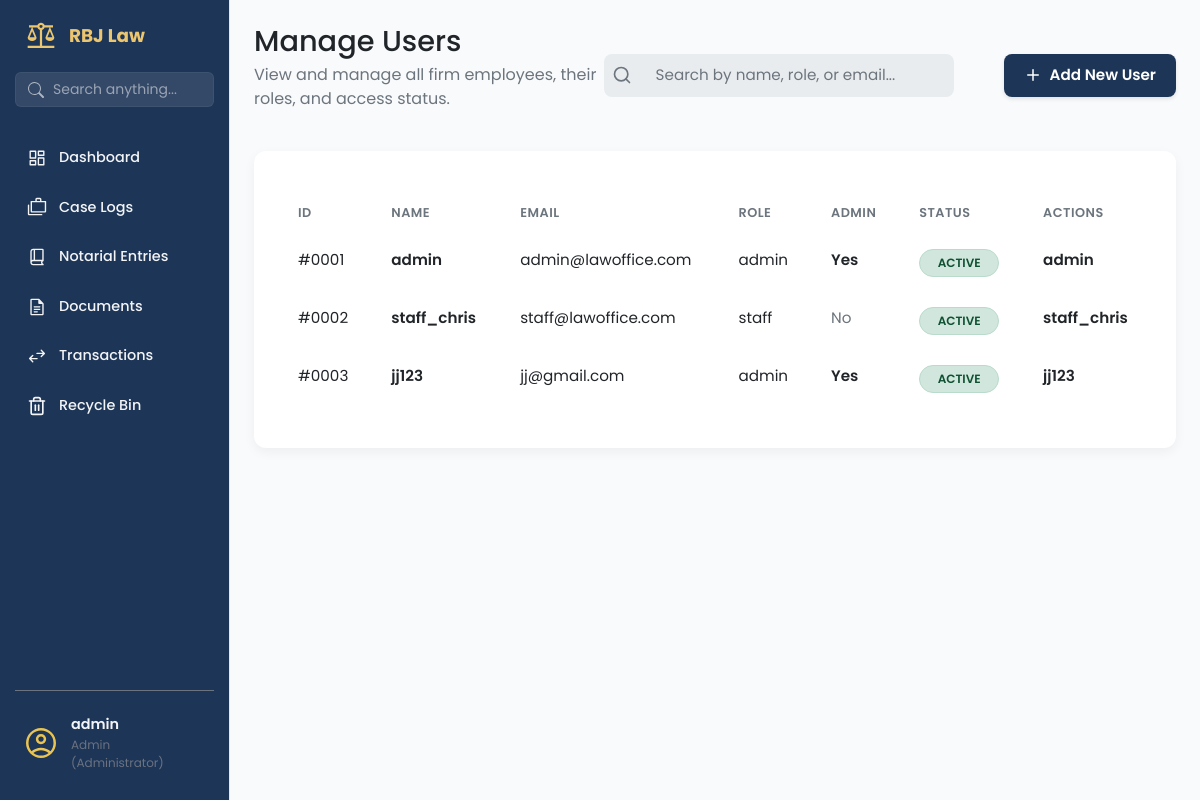
Page /admin/users (signed in) on the committed database.
### app/models/user_model.py (models this page shows, shortened)
class User(UserMixin, db.Model):
    __tablename__ = 'users'
    id = db.Column(db.Integer, primary_key=True)
    username = db.Column(db.String(80), unique=True, nullable=False, index=True)
    email = db.Column(db.String(120), unique=True, nullable=False)
    password_hash = db.Column(db.String(128), nullable=False)
    contact_number = db.Column(db.String(20), nullable=True)
    first_name = db.Column(db.String(100), nullable=True)
    middle_name = db.Column(db.String(100), nullable=True)
    last_name = db.Column(db.String(100), nullable=True)
    birth_date = db.Column(db.Date, nullable=True)
    gender = db.Column(db.String(20), nullable=True)
    address = db.Column(db.String(255), nullable=True)
    role = db.Column(db.String(50), default='attorney', nullable=False)
    is_active = db.Column(db.Boolean, default=True, nullable=False)
    is_admin = db.Column(db.Boolean, default=False, nullable=False)
    created_at = db.Column(db.DateTime, default=datetime.utcnow)
    updated_at = db.Column(db.DateTime, default=datetime.utcnow, onupdate=datetime.utcnow)

### app/routes/admin_profile_routes.py (the view)
@admin_bp.route('/users')
@login_required
def manage_users_page():
    if not current_user.is_admin:
        abort(403) # Forbidden
    users = get_all_users()
    return render_template('manage_users.html', users=users)

### app/services/user_service.py (called while the page is built)
def get_all_users():
    try:
        return User.query.all()
    except SQLAlchemyError as e:
        logging.error(f"Error fetching all users: {e}")
        return []

### app/templates/manage_users.html (shortened to what this page needs)
{% extends 'base.html' %}
{% block content %}
<main class="dashboard-content">
    <header class="dashboard-header">
        <div>
            <h1>Manage Users</h1>
            <p>View and manage all firm employees, their roles, and access status.</p>
        </div>
        <div class="dashboard-actions" style="display: flex; justify-content: space-between; flex-shrink: 0; gap: 50px;">
            <div class="search-bar">
                <svg class="search-bar__icon" xmlns="http://www.w3.org/2000/svg" width="20" height="20"
                    viewBox="0 0 24 24" fill="none" stroke="currentColor" stroke-width="2" stroke-linecap="round"
                    stroke-linejoin="round">
                    <circle cx="11" cy="11" r="8"></circle>
                    <line x1="21" y1="21" x2="16.65" y2="16.65"></line>
                </svg>
                <input class="search-bar__input" type="text" placeholder="Search by name, role, or email...">
            </div>
            <a href="{{ url_for('admin.add_new_user') }}" class="btn btn-primary">
                <svg class="btn-icon-left" xmlns="http://www.w3.org/2000/svg" viewBox="0 0 24 24" fill="none"
                    stroke="currentColor" stroke-width="2" stroke-linecap="round" stroke-linejoin="round">
                    <line x1="12" y1="5" x2="12" y2="19"></line>
                    <line x1="5" y1="12" x2="19" y2="12"></line>
                </svg>
                Add New User</a>
        </div>
    </header>
    <section class="content-section">
        <div class="data-card">
            <div class="table-wrapper">
                <table class="table user-table">
                    <colgroup>
                        <col class="col-id">
                        <col class="col-name">
                        <col class="col-email">
                        <col class="col-role">
                        <col class="col-admin">
                        <col class="col-status">
                        <col class="col-actions">
                    </colgroup>
                    <thead>
                        <tr>
                            <th>ID</th>
                            <th>Name</th>
                            <th>Email</th>
                            <th>Role</th>
                            <th>Admin</th>
                            <th>Status</th>
                            <th>Actions</th>
                        </tr>
                    </thead>
                    <tbody>
                        {% for user in users %}
                        <tr>
                            <td>#{{ '%04d' | format(user.id) }}</td>
                            <td>
                                <a href="{{ url_for('admin.edit_user', user_id=user.id) }}" class="table-link">{{
                                    user.username }}</a>
                            </td>
                            <td>{{ user.email }}</td>
                            <td>{{ user.role }}</td>
                            <td>
                                {% if user.is_admin %}
                                <span style="color: var(--color-success); font-weight: 600;">Yes</span>
                                {% else %}
                                <span style="color: var(--color-text-secondary);">No</span>
                                {% endif %}
                            </td>
                            <td>
                                {% if user.is_active %}
                                <span class="status-tag status-tag--active">Active</span>
                                {% else %}
                                <span class="status-tag status-tag--inactive">Inactive</span>
                                {% endif %}
                            </td>
                            <td>
                                <a href="{{ url_for('admin.edit_user', user_id=user.id) }}" class="table-link">{{
                                    user.username }}</a>
                            </td>
                        </tr>
                        {% endfor %}
                    </tbody>
                </table>
            </div>
        </div>
    </section>
</main>
{% endblock content %}

### app/templates/base.html (shortened to what this page needs)
<!DOCTYPE html>
<html lang="en">
<head>
    <link rel="stylesheet" href="{{ url_for('static', filename='vendor/bootstrap/css/bootstrap.min.css') }}">
    <link rel="stylesheet" href="{{ url_for('static', filename='css/main.css') }}">
    <link rel="stylesheet" href="{{ url_for('static', filename='css/sidebar.css') }}">
</head>
<body>
    <aside class="sidebar">
        <div class="sidebar-header">
            <img src="{{ url_for('static', filename='img/scales-of-justice.svg') }}" alt="logo" class="logo-img">
            <h2>RBJ Law</h2>
        </div>
        <div class="sidebar-search">
            <form action="{{ url_for('search.search_page') }}" method="GET">
                <div class="input-group">
                    <span class="input-group-text bg-transparent border-0 pe-0">
                    </span>
                    <input type="text" name="q" class="form-control" placeholder="Search anything..."
                        aria-label="Search" value="{{ request.args.get('q', '') }}">
                </div>
            </form>
        </div>
        <ul class="sidebar-links">
            <li>
                <a href="{{ url_for('dashboard.dashboard_page') }}"
                    class="{{ 'active' if 'dashboard' in request.endpoint else '' }}">
                    <span class="icon-wrapper"><img src="{{ url_for('static', filename='img/dashboard.svg') }}"
                            alt=""></span>
                    Dashboard
                </a>
            </li>
            {% if current_user.is_authenticated and (current_user.is_admin or current_user.role == 'admin') %}
            <li>
                <a href="{{ url_for('case.list_cases') }}" class="{{ 'active' if 'case' in request.endpoint else '' }}">
                    <span class="icon-wrapper"><img src="{{ url_for('static', filename='img/cases.svg') }}"
                            alt=""></span>
                    Case Logs
                </a>
            </li>
            {% endif %}
            {% if current_user.is_authenticated and current_user.role in ['admin', 'staff'] %}
            <li>
                <a href="{{ url_for('notarial_entries.notarial_entries_page') }}"
                    class="{{ 'active' if 'notarial' in request.endpoint else '' }}">
                    <span class="icon-wrapper"><img src="{{ url_for('static', filename='img/book.svg') }}"
                            alt=""></span>
                    Notarial Entries
                </a>
            </li>
            {% endif %}
            {% if current_user.is_authenticated and current_user.role in ['admin', 'staff'] %}
            <li>
                <a href="{{ url_for('documents.documents_page') }}"
                    class="{{ 'active' if 'documents' in request.endpoint else '' }}">
                    <span class="icon-wrapper"><img src="{{ url_for('static', filename='img/documents.svg') }}"
                            alt=""></span>
                    Documents
                </a>
            </li>
            {% endif %}
            {% if current_user.is_authenticated and current_user.role in ['admin', 'staff'] %}
            <li>
                <a href="{{ url_for('transaction.transactions_page') }}"
                    class="{{ 'active' if 'transaction' in request.endpoint else '' }}">
                    <span class="icon-wrapper"><img src="{{ url_for('static', filename='img/transaction.svg') }}"
                            alt=""></span>
                    Transactions
                </a>
            </li>
            {% endif %}
            <li>
                <a href="{{ url_for('recycle.recycle_bin_page') }}"
                    class="{{ 'active' if 'recycle' in request.endpoint else '' }}">
                    <span class="icon-wrapper">
                    </span>
                    Recycle Bin
                </a>
            </li>
        </ul>
        <div class="sidebar-footer">
            <button class="avatar-btn" id="avatarBtn">
                <img src="{{ url_for('static', filename='img/avatar.svg') }}" alt="User Avatar">
                <div class="user-info">
                    <span class="user-name">
                        {{ current_user.username }}
                    </span>
                    <span class="user-role">
                        {{ current_user.role|title }}
                        {% if current_user.is_admin %} (Administrator){% endif %}
                    </span>
                </div>
            </button>
        </div>
    </aside>
    <div class="page-container">
        {% block content %}
        {% endblock %}
    </div>
</body>
</html>

### app/static/css/main.css (style rules this page uses)
.status-tag { display: inline-block; padding: 4px 10px; border-radius: 20px; font-size: 0.75rem; font-weight: 600; text-transform: uppercase; }
.status-tag--active { background-color: #d1e7dd; color: #0f5132; border: 1px solid #badbcc; }

### app/static/css/components/sidebar.css (style rules this page uses)
:root { --sidebar-width: 230px; --color-royal-blue: #1D3557; --color-gold: #ecc56f; --color-text-dark: #374151; --color-text-gray: #6b7280; --color-bg-white: #ffffff; --color-hover-gray: #f3f4f6; }
body { min-height: 100vh; background-color: #f9fafb; margin: 0; }
.sidebar { display: flex; position: fixed; flex-direction: column; top: 0; left: 0; height: 100%; width: var(--sidebar-width); background-color: var(--color-royal-blue); padding: 20px 15px; border-right: 1px solid #e5e7eb; z-index: 1000; }
.sidebar-header { display: flex; align-items: center; margin-bottom: 20px; padding: 0 10px; }
.sidebar-header img { width: 32px; height: auto; }
.sidebar-header h2 { font-size: 1.15rem; font-weight: 700; color: var(--color-gold); margin: 0 0 0 12px; }
.sidebar-links { list-style: none; padding: 0; margin: 0; display: flex; flex-direction: column; gap: 8px; }
.sidebar-links li { position: relative; }
.sidebar-links li a, .submenu-toggle { display: flex; align-items: center; gap: 12px; color: var(--color-hover-gray); font-weight: 500; padding: 10px 12px; border-radius: 8px; text-decoration: none; transition: all 0.2s ease; width: 100%; background: none; border: none; font-size: 0.9rem; }
.icon-wrapper { display: flex; align-items: center; justify-content: center; width: 20px; height: 20px; }
.sidebar-links li a img, .submenu-toggle img { width: 20px; height: 20px; transition: filter 0.2s; }
.sidebar-footer { margin-top: auto; position: relative; padding-top: 15px; border-top: 1px solid var(--color-text-gray) }
.avatar-btn { display: flex; align-items: center; gap: 12px; background: none; border: none; cursor: pointer; width: 100%; padding: 8px; border-radius: 8px; text-align: left; transition: all 0.2s ease; }
.avatar-btn img { width: 36px; height: 36px; border-radius: 50%; object-fit: cover; }
.user-info { display: flex; flex-direction: column; }
.user-name { font-size: 0.9rem; font-weight: 600; color: var(--color-hover-gray); transition: color 0.2s ease; }
.user-role { font-size: 0.75rem; color: var(--color-text-gray); transition: color 0.2s ease; }
.sidebar-search { margin-bottom: 30px; }
.sidebar-search input { background: transparent !important; border: none !important; color: #fff !important; font-size: 0.9rem; box-shadow: none !important; padding-left: 10px; width: 100%; }
.sidebar-search input::placeholder { color: rgba(255, 255, 255, 0.6); }
.page-container { margin-left: var(--sidebar-width); transition: margin-left 0.3s ease; }

### app/static/css/base/_variable.css (style rules this page uses)
:root { --color-bg-primary: #F4F4F4; --color-bg-secondary: #FFFFFF; --color-bg-search: #E9ECEF; --color-text-primary: #212529; --color-text-secondary: #6C757D; --color-text-white: #FFFFFF; --color-card-blue: #1D3557; --color-card-gold: #ecc56f; --color-card-green: #2A9D49; --shadow-light: 0 4px 12px rgba(0, 0, 0, 0.05); --border-radius-m: 12px; --border-radius-s: 8px; }

### app/static/css/components/_dashboard.css (style rules this page uses)
.page-container { min-height: 100vh; }
.dashboard-content { padding: 24px; }
.dashboard-header { display: flex; justify-content: space-between; align-items: center; margin-bottom: 24px; border-bottom: 1px solid var(--color-border-light); }
.dashboard-header h1 { margin: 0; font-size: 1.8rem; color: var(--color-text-primary); }
.dashboard-header p { margin-top: 4px; color: var(--color-text-secondary); }
body { background-color: var(--color-bg-primary); font-family: -apple-system, BlinkMacSystemFont, "Segoe UI", Roboto, Helvetica, Arial, sans-serif; }

### app/static/css/components/_data-card.css (style rules this page uses)
.data-card { display: flex; justify-content: space-between; align-items: center; background-color: var(--color-bg-secondary); padding: 24px; border-radius: var(--border-radius-m); box-shadow: var(--shadow-light); }

### app/static/css/components/_search-bar.css (style rules this page uses)
.search-bar { display: flex; align-items: center; background-color: var(--color-bg-search); border-radius: var(--border-radius-s); padding-inline: 8px; max-width: 500px; }
.search-bar__icon { color: var(--color-text-secondary); margin-right: 8px; flex-shrink: 0; }
.search-bar__input { width: 100%; border: none; outline: none; background-color: transparent; font-size: 1rem; color: var(--color-text-primary); }
.search-bar__input::placeholder { color: var(--color-text-secondary); }

### app/static/css/components/_status-tag.css (style rules this page uses)
.status-tag { font-size: 0.8rem; font-weight: 600; padding: 4px 10px; border-radius: 20px; text-align: center; flex-shrink: 0; min-width: 80px; }

### rows in the picture
User: username "admin", role "Admin", id "0001", email "admin@lawoffice.com", role "admin", is_admin "Yes", is_active "ACTIVE"
User: id "0002", username "staff_chris", email "staff@lawoffice.com", role "staff", is_admin "No", is_active "ACTIVE"
User: id "0003", username "jj123", email "jj@gmail.com", role "admin", is_admin "Yes", is_active "ACTIVE"
